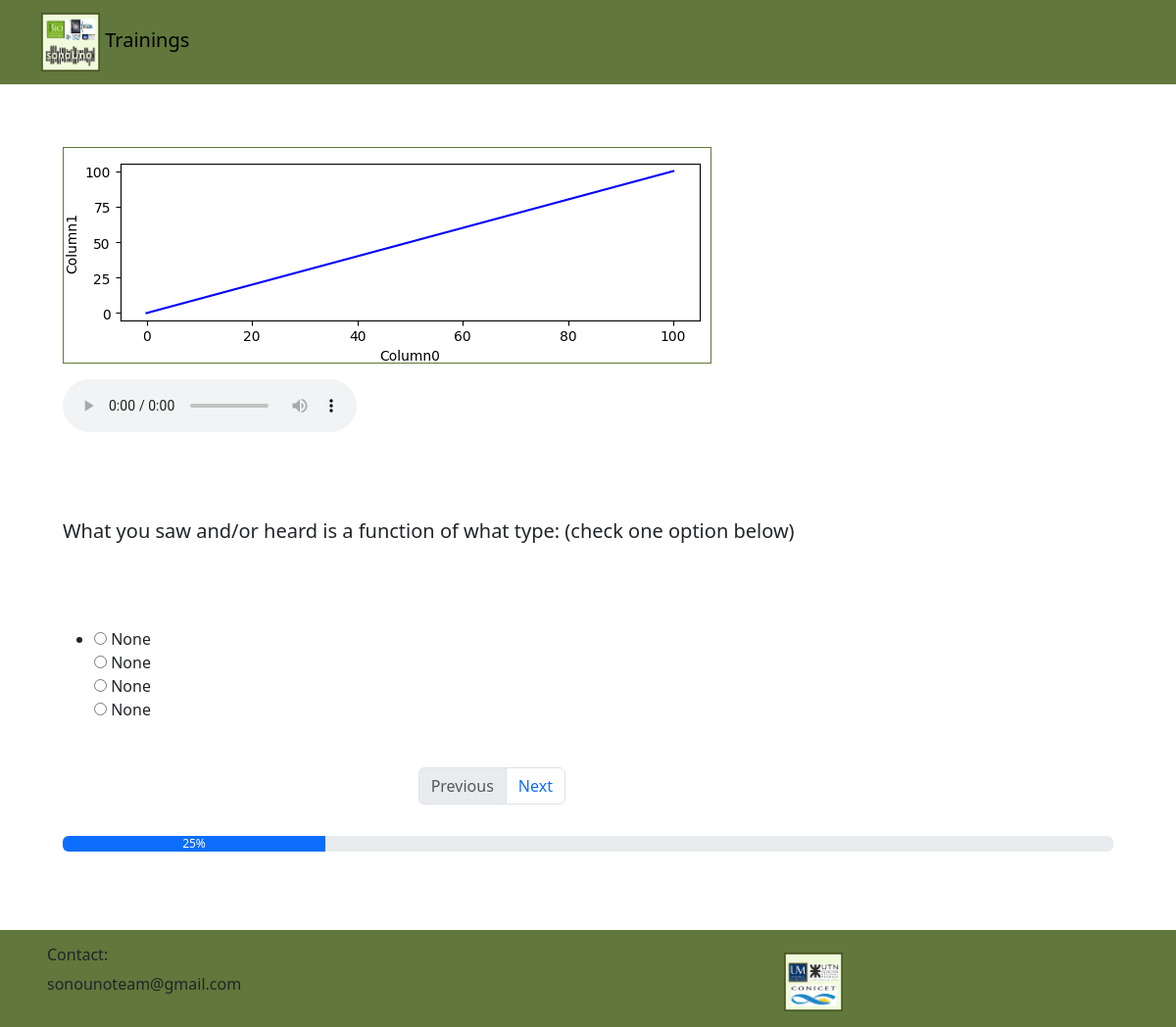
Page /trainingApp/3/ on the earlier database version.
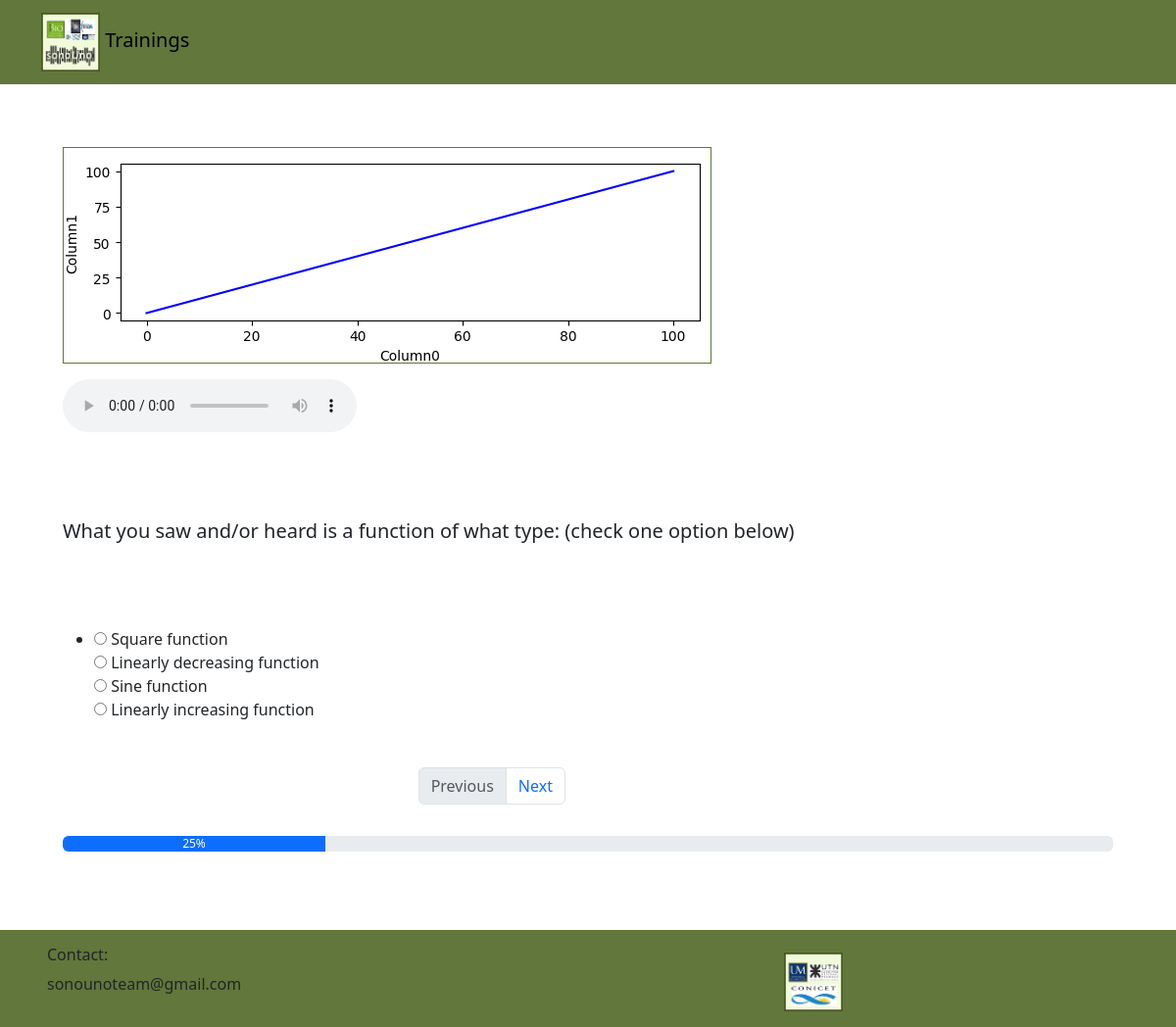
Same page on the later database version.
### trainingApp/models.py (models this page shows, shortened)
class Deploy(models.Model):
    training = models.ForeignKey(Training, on_delete=models.CASCADE)
    deploy_image = models.ImageField(upload_to="trainingApp/images", blank=True)
    deploy_sound = models.FileField(upload_to="trainingApp/sound", blank=True)
    ch_d1 = models.CharField(max_length=50, null=True)
    ch_d2 = models.CharField(max_length=50, null=True)
    ch_d3 = models.CharField(max_length=50, null=True)
    ch_d4 = models.CharField(max_length=50, null=True)
    user_response = models.CharField(max_length=50, null=True)

### trainingApp/views.py (the view, shortened to what this page needs)
# urls.py: path("<int:deploy_id>/", views.DeployDetailView.as_view(), name="forms"),
class DeployDetailView(View):
    template_name = 'trainingApp/forms.html'
    def get(self, request, deploy_id):
        deploy = get_object_or_404(Deploy, pk=deploy_id)
        form = QuestionForm(instance=deploy)
        request.session['rnd_deploy'] = list(Deploy.objects.values_list('pk', flat=True))
        request.session['index'] = request.session.get('index', 0)
        return render(request, self.template_name, {'deploy': deploy, 'form': form})

### trainingApp/forms.py
class QuestionForm(forms.ModelForm):
    class Meta:
        model = Deploy
        fields = ['user_response']
    def __init__(self, *args, **kwargs):
        super(QuestionForm, self).__init__(*args, **kwargs)
        options = [
            ('ch_d1', self.instance.ch_d1),
            ('ch_d2', self.instance.ch_d2),
            ('ch_d3', self.instance.ch_d3),
            ('ch_d4', self.instance.ch_d4),
        ]
        self.fields['user_response'] = forms.ChoiceField(
            choices=options,
            widget=forms.RadioSelect(),
        )

### trainingApp/templates/trainingApp/forms.html (shortened to what this page needs)
<!DOCTYPE html>
<html lang="en">
<head>
    {% load bootstrap5 %}
    {% bootstrap_css %}
    {% load static %}
    <link rel="stylesheet" href="{% static 'trainingApp/style/style.css' %}">
</head>
<body>
    <header>
        <nav class="navbar navbar-light back">
            <div class="container">
                <a class="navbar-brand" href="#">
                    <img src="/static/trainingApp/images/logo1.png" alt="logo_ibio" width="60" height="60">
                    Trainings
                </a>
            </div>
        </nav>
    </header>
    <main>
        <form method="POST" action="{% url 'trainingApp:forms' deploy.id %}">
            <section class="form-deploy">
                <div class="form-deploy-image">
                    <img src="{{ form.instance.deploy_image.url }}" class="img-fluid im" alt="Displayed Image">
                </div>
                <div class="form-deploy-audio">
                    <audio controls>
                        <source  src="{{ form.instance.deploy_sound.url }}" type="audio/mpeg">
                    </audio>
                </div>
                <div class="form-question">
                    <p class="h5">What you saw and/or heard is a function of what type: (check one option below)</p>
                </div>
                <div class="form-choice">
                    <ul>
                        {% for field in form.visible_fields %}
                            <li>
                                {{ field }}
                            </li>
                        {% endfor %}
                    </ul>
                </div>
            </section>
            <section class="page-button">
                <div class="container-pagination">
                    <div class="row justify-content-center">
                        <nav aria-label="...">
                            <ul class="pagination">
                                <li class="page-item disabled">
                                    <a class="page-link" href="{% url 'trainingApp:prev' %}" tabindex="-1" aria-disabled="true">
                                            Previous
                                    </a>
                                </li>
                                <li class="page-item">
                                    <a class="page-link" href="{% url 'trainingApp:next' %}">Next</a>
                                </li>
                            </ul>
                        </nav>
                    </div>
                </div>
            </section>
            <section class="bar-p">
                <div class="progress">
                        <div class="progress-bar" role="progressbar" style="width: 25%;" aria-valuenow="25" aria-valuemin="0" aria-valuemax="100">25%</div>
                </div>
            </section>
        </form>
    </main>
    <footer class="back">
        <div class="row">
            <div class="col align-self-start">
                <p class="h6">Contact:</p>
                <p>sonounoteam@gmail.com</p>
            </div>
            <div class="col
            align-self-end">
                <img src="/static/trainingApp/images/logo2.png" alt="logos conicet-UM" width="60" height="60">
            </div>
        </div>
    </footer>
</body>
</html>

Differences in the rows shown:
changed Deploy: user_response "☐ None ☐ None ☐ None ☐ None" → "☐ Square function ☐ Linearly decreasing function ☐ Sine function ☐ Linearly increasing function"
Other differences:
text no longer shown: "None None None None"
text now shown: "Square function Linearly decreasing function Sine function Linearly increasing function"
